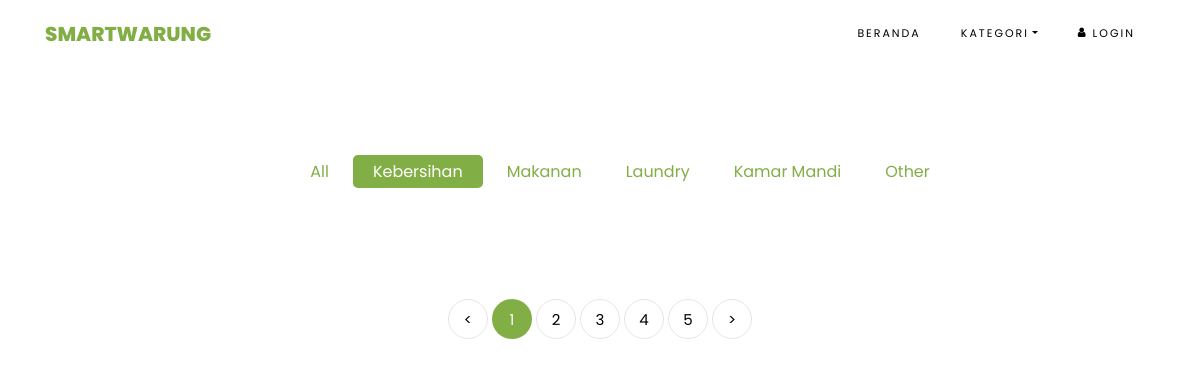
/category/show/1, run on an earlier commit of the app's database.
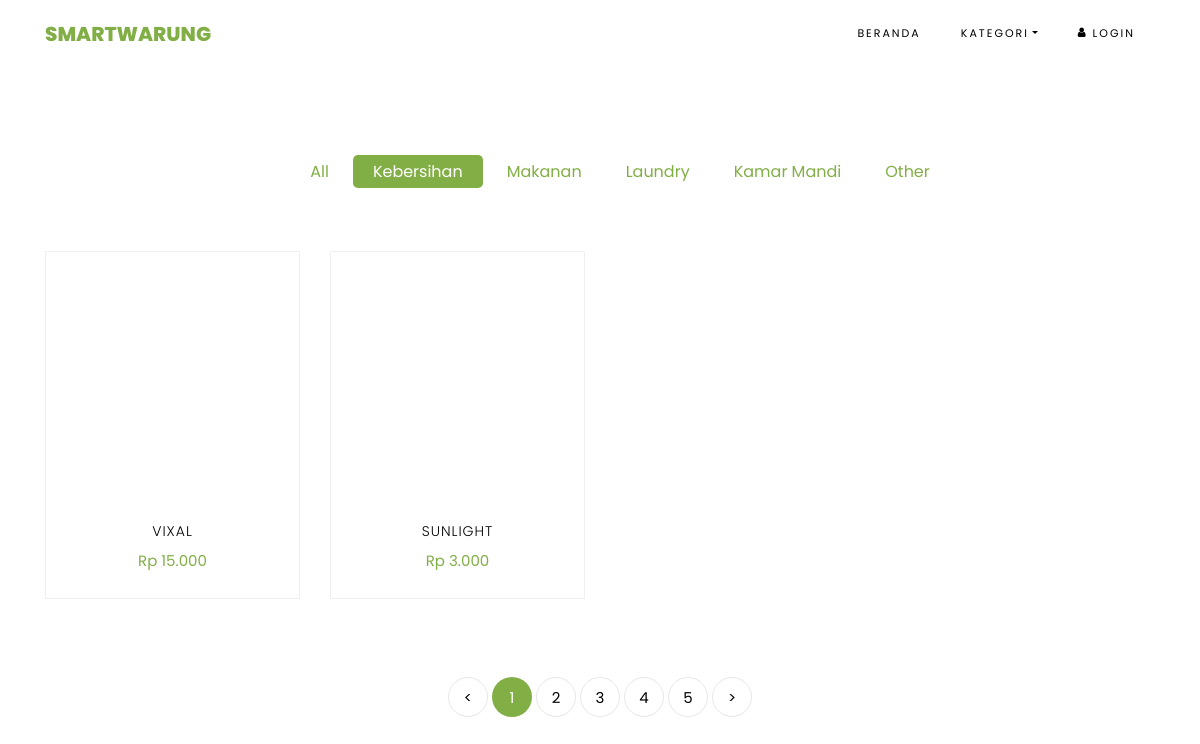
And on a later commit of the database.
### tables this page shows
CREATE TABLE `categories` (
  `id` int(11) NOT NULL,
  `name` varchar(255) NOT NULL
);

CREATE TABLE `items` (
  `id` int(11) NOT NULL,
  `username` varchar(255) NOT NULL,
  `name` varchar(255) NOT NULL,
  `category` int(11) NOT NULL,
  `stock` int(11) NOT NULL,
  `price` int(11) NOT NULL,
  `description` text NOT NULL,
  `photo` text NOT NULL
);

### application/controllers/category.php (called while the page is built, shortened)
<?php
class category extends CI_Controller{
    public function show($id){
        $data['categories'] = $this->categories->get_all();
        $data['id'] = $id;
        $data['items'] = $this->categories->get_by_categories($id);
        $this->load->view('template/header');
        $this->load->view('category/show',$data);
        $this->load->view('template/footer');
    }
}
?>

### index.php (called while the page is built, shortened)
<?php
require_once BASEPATH.'core/CodeIgniter.php';

### application/models/categories.php (called while the page is built, shortened)
<?php
class categories extends CI_Model {
    public function get_all(){
        return $this->db->get('categories')->result_array();
    }
    public function get_by_categories($id){
        $this->db->select('items.name, items.price, items.photo, items.id');
        $this->db->from('items');
        $this->db->join('categories', 'items.category = categories.id');
        $this->db->where('categories.id',$id);
        return $this->db->get()->result_array();
    }
}?>

### application/views/category/show.php (the view, shortened to what this page needs)
<section class="ftco-section">
    	<div class="container">
    		<div class="row justify-content-center">
    			<div class="col-md-10 mb-5 text-center">
    				<ul class="product-category">
    					<li><a href="<?php echo site_url('category') ?>">All</a></li>
                    <?php foreach ($categories as $category): ?>
    					<li><a href="<?php echo site_url('category/show/').$category['id'] ?>" <?php if($id == $category['id']){echo 'class="active"';} ?> ><?php echo $category['name'] ?></a></li>
                    <?php endforeach; ?>
    				</ul>
    			</div>
    		</div>
    		<div class="row">
			<?php foreach($items as $item): ?>
    			<div class="col-md-6 col-lg-3 ftco-animate">
    				<div class="product">
    					<a href="<?php echo site_url('item/show/').$item['id'] ?>" class="img-prod"><img class="img-fluid" src="<?php $photos = explode(',',$item['photo']); echo base_url('assets/uploads/').$photos[0]?>" alt="Colorlib Template">
    					</a>
    					<div class="text py-3 pb-4 px-3 text-center">
    						<h3><a href="<?php echo site_url('item/show/').$item['id'] ?>"><?php echo $item['name'] ?></a></h3>
    						<div class="d-flex">
    							<div class="pricing">
		    						<p class="price"><span><?php echo "Rp ".number_format($item['price'], 0, ".", ".") ?></span></p>
		    					</div>
	    					</div>
    					</div>
    				</div>
    			</div>
			<?php endforeach; ?>
    		</div>
    		<div class="row mt-5">
          <div class="col text-center">
            <div class="block-27">
              <ul>
                <li><a href="#">&lt;</a></li>
                <li class="active"><span>1</span></li>
                <li><a href="#">2</a></li>
                <li><a href="#">3</a></li>
                <li><a href="#">4</a></li>
                <li><a href="#">5</a></li>
                <li><a href="#">&gt;</a></li>
              </ul>
            </div>
          </div>
        </div>
    	</div>
    </section>

What changed in the data, as far as the page shows it:
now on this page (row edited): items: name "VIXAL", price "15.000"
added items: name "SUNLIGHT", price "3.000"
